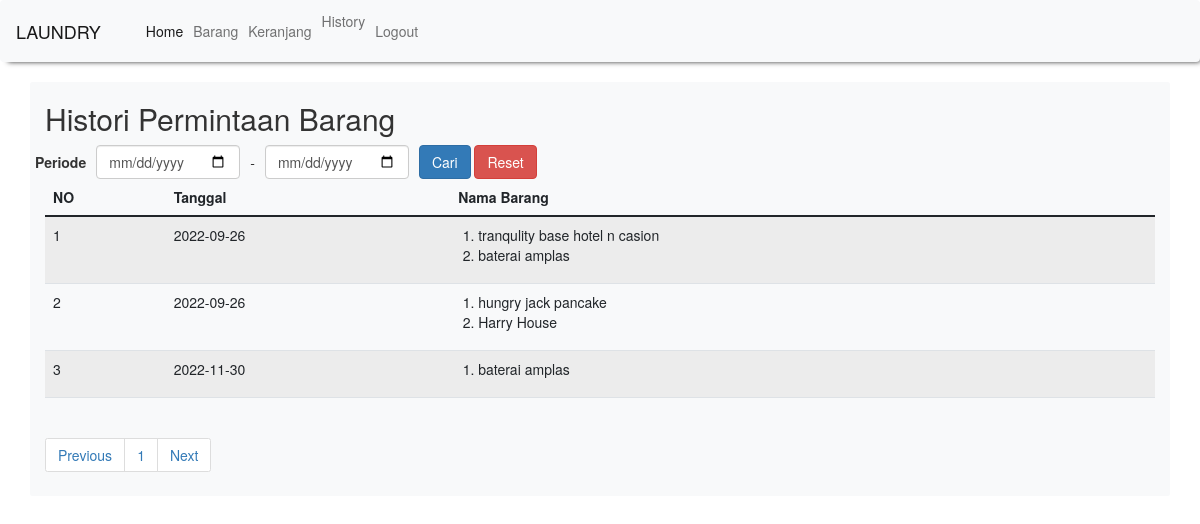
/histori_transaksi.php (signed in), run on the app's committed database.
### tables this page shows
CREATE TABLE `transaksi` (
  `id_transaksi` int(11) NOT NULL,
  `id_petugas` int(11) NOT NULL,
  `NIP` int(11) NOT NULL,
  `tgl` date NOT NULL
);

CREATE TABLE `detail_transaksi` (
  `id_detail` int(11) NOT NULL,
  `id_transaksi` int(11) NOT NULL,
  `id_barang` int(11) NOT NULL,
  `qty` int(11) NOT NULL,
  `tgl` date NOT NULL
);

CREATE TABLE `barang` (
  `id_barang` int(11) NOT NULL,
  `kode_barang` char(20) NOT NULL,
  `nama_barang` varchar(256) NOT NULL,
  `stok` int(11) NOT NULL
);

### histori_transaksi.php (the view, shortened to what this page needs)
<?php
include "header_member.php";
?>
        <!DOCTYPE html>
        <html>
        <head>
        <link rel="stylesheet" href="https://maxcdn.bootstrapcdn.com/bootstrap/3.4.0/css/bootstrap.min.css">
        </head>
        <body>
            <h2>Histori Permintaan Barang</h2>
            <form action="histori_transaksi.php" method="get">
                <div class="row g-3 align-items-center">
                    <div class="col-auto">
                        <label class="col-form-label">Periode</label>
                    </div>
                    <div class="col-auto">
                        <input type="date" class="form-control" name="dari" required>
                    </div>
                    <div class="col-auto">
                        -
                    </div>
                    <div class="col-auto">
                        <input type="date" class="form-control" name="ke" required>
                    </div>
                    <div class="col-auto">
                        <button class="btn btn-primary" type="submit">Cari</button>
                        <a href="histori_transaksi.php" class="btn btn-danger">Reset</a>
                    </div>
                </div>
            </form>
            <table class="table table-hover table-striped">
                        <thead>
                        <th>NO</th>
                        <th>Tanggal </th>
                        <th>Nama Barang</th>
                        </thead>
                        <tbody>
        <?php
            include "koneksi.php";
                $batas = 5;
				$halaman = isset($_GET['halaman'])?(int)$_GET['halaman'] : 1;
				$halaman_awal = ($halaman>1) ? ($halaman * $batas) - $batas : 0;
				$previous = $halaman - 1;
				$next = $halaman + 1;
                if(isset($_GET['dari']) && isset($_GET['ke'])){
                    $data = mysqli_query($conn, "select * from transaksi order by id_transaksi desc WHERE tgl BETWEEN '".$_GET['dari']."' and '".$_GET['ke']."'");
                }else{
                    $data=mysqli_query($conn,"select * from transaksi order by id_transaksi desc ");
                }
                $jumlah_data = mysqli_num_rows($data);
				$total_halaman = ceil($jumlah_data / $batas);
                $qry_histori = mysqli_query($conn,"select * from transaksi order by id_transaksi limit $halaman_awal, $batas");
                $no = $halaman_awal+1;
                while($dt_histori=mysqli_fetch_array($qry_histori)){
            $barang_diminta="<ol>";
            $qry_barang=mysqli_query($conn,"select * from detail_transaksi join barang on barang.id_barang=detail_transaksi.id_barang where id_transaksi ='".$dt_histori['id_transaksi']."'");
            while($dt_barang=mysqli_fetch_array($qry_barang)){
            $barang_diminta.="<li>".$dt_barang['nama_barang']."</li>";
            }
        ?>
            <tr>
                <td><?php echo$no++?></td>
                <td><?php echo$dt_histori['tgl']?></td>
                <td><?php echo$barang_diminta?></td>
            </tr>
        <?php
            }
        ?>
        </tbody>
        </table>
		<nav>
			<ul class="pagination justify-content-center">
				<li class="page-item">
					<a class="page-link" <?php if($halaman > 1){ echo "href='?halaman=$previous'"; } ?>>Previous</a>
				</li>
				<?php
				for($x=1;$x<=$total_halaman;$x++){
					?>
					<li class="page-item"><a class="page-link" href="?halaman=<?php echo $x ?>"><?php echo $x; ?></a></li>
					<?php
				}
				?>
				<li class="page-item">
					<a  class="page-link" <?php if($halaman < $total_halaman) { echo "href='?halaman=$next'"; } ?>>Next</a>
				</li>
			</ul>
		</nav>
	</div>
</body>
</html>

### data on the page
transaksi: tgl "2022-09-26"
detail_transaksi: id_barang.nama_barang "tranqulity base hotel n casion"
detail_transaksi: id_barang.nama_barang "baterai amplas"
transaksi: tgl "2022-09-26"
detail_transaksi: id_barang.nama_barang "hungry jack pancake"
detail_transaksi: id_barang.nama_barang "Harry House"
transaksi: tgl "2022-11-30"
detail_transaksi: id_barang.nama_barang "baterai amplas"
